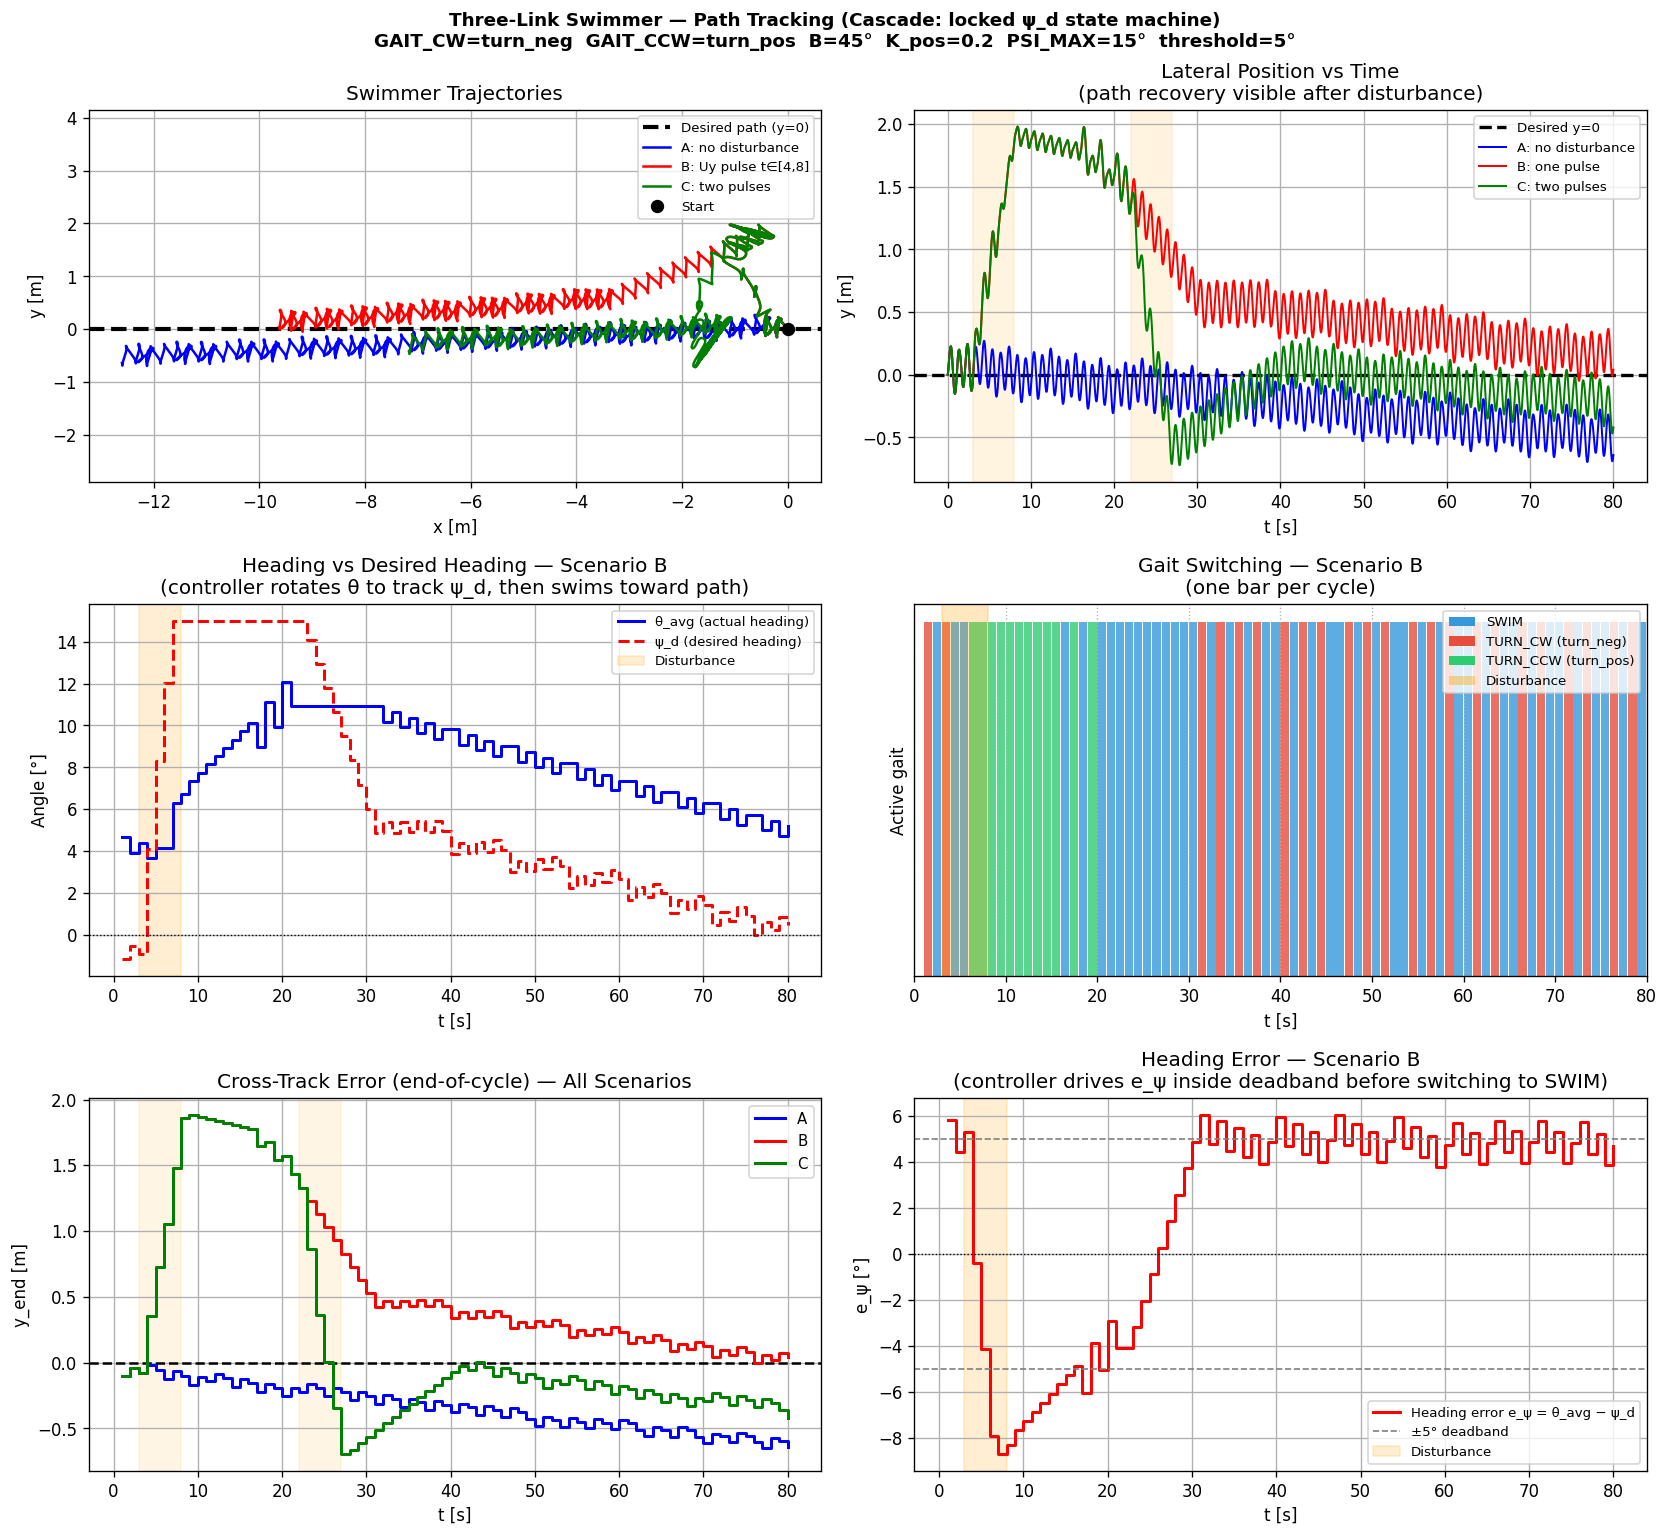

Write Python code to recreate this figure.
"""
Three-Link Swimmer — Path Tracking with Gait Switching
=======================================================

CASCADE CONTROLLER  (corrected architecture)
--------------------------------------------

  y_end  (cross-track error at end of cycle)
      ↓
  Desired heading:   ψ_d = K_pos · y_end      [rad]
      (fish above path → tilt body CCW so swim direction has −y component)
      ↓
  Heading error:     e_ψ = θ_avg − ψ_d
      ↓
  Gait selector:
      e_ψ > +THRESH  →  TURN_CW  gait  (decrease θ)
      e_ψ < −THRESH  →  TURN_CCW gait  (increase θ)
      otherwise      →  SWIM     gait
      ↓
  3-Link Swimmer  (one full gait cycle, then repeat)
      ↑
  Disturbance  (known cross-flow)

Why this works
--------------
Swimming direction in world frame = R_z(θ) @ [−1, 0] = (−cos θ, −sin θ).
When θ > 0 (CCW tilt) the y-component is −sin θ < 0, so the fish swims
toward −y.  A fish above the path (y > 0) therefore needs θ > 0 to point
itself back toward y = 0.

Previous attempt used position → δ directly, which skips heading entirely.
A fish cannot sidestep; it must first rotate its heading, then swim.

Gait library
------------
SWIM:     α₁ = A·sin(ωt),        α₂ = A·sin(ωt + π/2)   symmetric propulsion
TURN_POS: α₁ = +B + A·sin(ωt),   α₂ = +B + A·sin(ωt + π/2)
TURN_NEG: α₁ = −B + A·sin(ωt),   α₂ = −B + A·sin(ωt + π/2)

Diagnostic at startup simulates 3 cycles of each gait and measures
net Δθ.  GAIT_CW / GAIT_CCW are assigned automatically.
"""

from sympy import *
import numpy as np
from scipy.integrate import solve_ivp
import matplotlib.pyplot as plt

# ─────────────────────────────────────────────────────────────────────────────
# 1.  SYMBOLIC VARIABLES
# ─────────────────────────────────────────────────────────────────────────────
t = symbols("t", real=True)
l, m, I_link, c = symbols("l m I c", positive=True, real=True)
U_flow   = symbols("U_flow",   real=True)
U_flow_y = symbols("U_flow_y", real=True)

x     = Function("x")(t)
y     = Function("y")(t)
theta = Function("theta")(t)
a1    = Function("a1")(t)
a2    = Function("a2")(t)

q    = [x, y, theta, a1, a2]
q_dt = [diff(v, t) for v in q]
n    = 5

# ─────────────────────────────────────────────────────────────────────────────
# 2.  SE(3) HELPERS
# ─────────────────────────────────────────────────────────────────────────────
def R_z(ang):
    return Matrix([[cos(ang), -sin(ang), 0],
                   [sin(ang),  cos(ang), 0],
                   [0,         0,        1]])

def make_T(R, p):
    return Matrix([
        [R[0,0], R[0,1], R[0,2], p[0,0]],
        [R[1,0], R[1,1], R[1,2], p[1,0]],
        [R[2,0], R[2,1], R[2,2], p[2,0]],
        [0,      0,      0,      1      ]
    ])

# ─────────────────────────────────────────────────────────────────────────────
# 3.  LINK TRANSFORMS   [Front] --α₁-- [Base] --α₂-- [Tail]
# ─────────────────────────────────────────────────────────────────────────────
T_base  = make_T(R_z(theta), Matrix([[x], [y], [0]]))
T_front = (T_base
           @ make_T(Matrix.eye(3), Matrix([[-l/2], [0], [0]]))
           @ make_T(R_z(a1),       Matrix([[0],    [0], [0]]))
           @ make_T(Matrix.eye(3), Matrix([[-l/2], [0], [0]])))
T_tail  = (T_base
           @ make_T(Matrix.eye(3), Matrix([[l/2], [0], [0]]))
           @ make_T(R_z(a2),       Matrix([[0],   [0], [0]]))
           @ make_T(Matrix.eye(3), Matrix([[l/2], [0], [0]])))

# ─────────────────────────────────────────────────────────────────────────────
# 4.  LINK POSITIONS AND TRANSLATIONAL JACOBIANS
# ─────────────────────────────────────────────────────────────────────────────
r_base  = Matrix([T_base[0, 3],  T_base[1, 3]])
r_front = simplify(Matrix([T_front[0, 3], T_front[1, 3]]))
r_tail  = simplify(Matrix([T_tail[0,  3], T_tail[1,  3]]))

J_base  = r_base.jacobian(q)
J_front = simplify(r_front.jacobian(q))
J_tail  = simplify(r_tail.jacobian(q))

print("── Jacobians ──────────────────────")
print("J_front:"); display(J_front)
print("J_tail:");  display(J_tail)

# ─────────────────────────────────────────────────────────────────────────────
# 5.  KINETIC ENERGY AND MASS MATRIX
# ─────────────────────────────────────────────────────────────────────────────
qd = Matrix(q_dt)

def link_KE(J_v, omega_sym):
    v = J_v @ qd
    return Rational(1,2)*m*(v.T @ v)[0,0] + Rational(1,2)*I_link*omega_sym**2

T_kin = expand(
    link_KE(J_base,  q_dt[2])            +
    link_KE(J_front, q_dt[2] + q_dt[3]) +
    link_KE(J_tail,  q_dt[2] + q_dt[4])
)

M_mat = simplify(Matrix([
    [diff(diff(T_kin, q_dt[i]), q_dt[j]) for j in range(n)]
    for i in range(n)
]))

print("\n── Mass matrix M(q) ────────────────"); display(M_mat)

# ─────────────────────────────────────────────────────────────────────────────
# 6.  CORIOLIS / CENTRIFUGAL VECTOR
# ─────────────────────────────────────────────────────────────────────────────
q_ddt_syms = symbols("xdd ydd thdd a1dd a2dd")
h_vec = Matrix.zeros(n, 1)
for i in range(n):
    dT_i  = diff(T_kin, q_dt[i])
    ddt_i = sum(
        diff(dT_i, q[j])    * q_dt[j] +
        diff(dT_i, q_dt[j]) * q_ddt_syms[j]
        for j in range(n)
    )
    h_vec[i] = simplify(
        ddt_i.subs(dict(zip(q_ddt_syms, [0]*n))) - diff(T_kin, q[i])
    )

print("\n── Coriolis vector h(q,q_dot) ──────"); display(h_vec)

# ─────────────────────────────────────────────────────────────────────────────
# 7.  FLOW FIELD AND GENERALISED HYDRODYNAMIC FORCES
# ─────────────────────────────────────────────────────────────────────────────
def flow_field(px, py):
    return Matrix([U_flow, U_flow_y])

def generalized_drag_force(J_v, r_i):
    vf_i = flow_field(r_i[0], r_i[1])
    vrel = J_v @ qd - vf_i
    return J_v.T @ (-c * vrel)

Q_flow = simplify(
    generalized_drag_force(J_base,  r_base)  +
    generalized_drag_force(J_front, r_front) +
    generalized_drag_force(J_tail,  r_tail)
)

print("\n── Q_flow ──────────────────────────"); display(Q_flow)

# ─────────────────────────────────────────────────────────────────────────────
# 8.  LAMBDIFY
# ─────────────────────────────────────────────────────────────────────────────
params_sym = [l, m, I_link, c, U_flow, U_flow_y]
M_fn  = lambdify([q, params_sym],        M_mat,  "numpy")
h_fn  = lambdify([q, q_dt, params_sym],  h_vec,  "numpy")
Qf_fn = lambdify([q, q_dt, params_sym],  Q_flow, "numpy")

print("\nSymbolic derivation complete.\n")

# ═════════════════════════════════════════════════════════════════════════════
#  NUMERICAL SIMULATION — PATH TRACKING WITH GAIT SWITCHING
# ═════════════════════════════════════════════════════════════════════════════

# ─────────────────────────────────────────────────────────────────────────────
# 9.  PHYSICAL PARAMETERS
# ─────────────────────────────────────────────────────────────────────────────
l_val = 1.0
m_val = 0.1
I_val = m_val * l_val**2 / 12.0
c_val = 1.0

def make_params(Ux=0.0, Uy=0.0):
    return [l_val, m_val, I_val, c_val, Ux, Uy]

# ─────────────────────────────────────────────────────────────────────────────
# 10. GAIT LIBRARY
#
#   Each gait is defined by (delta1, delta2) — the bias angles added
#   to the front and tail joint oscillations.
#
#   SWIM:     symmetric → no net θ change per cycle (propels forward)
#   TURN_POS: both joints biased +B
#   TURN_NEG: both joints biased −B
#
#   Diagnostic (Section 15) measures Δθ per cycle for TURN_POS and TURN_NEG
#   and auto-assigns GAIT_CW (decreasing θ) and GAIT_CCW (increasing θ).
# ─────────────────────────────────────────────────────────────────────────────
W_GAIT  = 2.0 * np.pi       # gait frequency  [rad/s]
PHI_G   = np.pi / 2         # tail–front phase offset
A_GAIT  = np.pi / 4         # oscillation amplitude [rad]
B_TURN  = np.pi / 4         # turning bias magnitude [rad]
T_GAIT  = 2.0 * np.pi / W_GAIT   # cycle period = 1.0 s

GAIT_PARAMS = {
    'swim':     (0.0,    0.0),
    'turn_pos': (+B_TURN, +B_TURN),
    'turn_neg': (-B_TURN, -B_TURN),
}

def gait_kinematics(tv, gait_name):
    """Return (α₁, α₂, α̇₁, α̇₂, α̈₁, α̈₂) for the named gait at time tv."""
    d1, d2 = GAIT_PARAMS[gait_name]
    a1v  = d1 + A_GAIT * np.sin(W_GAIT * tv)
    a2v  = d2 + A_GAIT * np.sin(W_GAIT * tv + PHI_G)
    a1d  =      A_GAIT * W_GAIT    * np.cos(W_GAIT * tv)
    a2d  =      A_GAIT * W_GAIT    * np.cos(W_GAIT * tv + PHI_G)
    a1dd =     -A_GAIT * W_GAIT**2 * np.sin(W_GAIT * tv)
    a2dd =     -A_GAIT * W_GAIT**2 * np.sin(W_GAIT * tv + PHI_G)
    return a1v, a2v, a1d, a2d, a1dd, a2dd

# ─────────────────────────────────────────────────────────────────────────────
# 11. LOW-LEVEL DYNAMICS  (gait held fixed from outside)
# ─────────────────────────────────────────────────────────────────────────────
def dynamics(tv, state, gait_name, Ux, Uy):
    xv, yv, thv, xd, yd, thd = state
    p_vals = make_params(Ux=Ux, Uy=Uy)
    a1v, a2v, a1d, a2d, a1dd, a2dd = gait_kinematics(tv, gait_name)
    qc  = [xv, yv, thv, a1v, a2v]
    qdc = [xd, yd, thd, a1d, a2d]
    M_  = np.array(M_fn(qc, p_vals),       dtype=float)
    h_  = np.array(h_fn(qc, qdc, p_vals),  dtype=float).flatten()
    Qf_ = np.array(Qf_fn(qc, qdc, p_vals), dtype=float).flatten()
    rhs        = Qf_[0:3] - h_[0:3] - M_[0:3, 3:5] @ np.array([a1dd, a2dd])
    q_ddot_pas = np.linalg.solve(M_[0:3, 0:3], rhs)
    return [xd, yd, thd, *q_ddot_pas]

# ─────────────────────────────────────────────────────────────────────────────
# 12. DESIRED PATH AND DESIRED HEADING
#
#   Path: straight line y = 0.
#
#   Swimming direction in world frame:
#     v_swim = R_z(θ) @ [−1, 0] = (−cos θ, −sin θ)
#
#   For the fish to move toward −y (i.e., back to path when above it),
#   we need the y-component of v_swim to be negative:
#     −sin θ < 0  ⟹  sin θ > 0  ⟹  θ > 0  (CCW body rotation)
#
#   Therefore:
#     y_end > 0 (above path)  →  ψ_d > 0  (CCW tilt, positive heading)
#     y_end < 0 (below path)  →  ψ_d < 0  (CW  tilt, negative heading)
#
#   Control law:  ψ_d = K_pos · y_end,  clamped to ±PSI_MAX
#
#   Why no ψ_d locking is needed:
#   With PSI_MAX = 15°, the worst-case target is only 15°.  The disturbance
#   itself rotates the fish body to θ ≈ 15–20°, so after one disturbed cycle
#   θ ≈ ψ_d and the heading error is already within the deadband → SWIM.
#   The fish's positive θ then provides the −y swimming component that drives
#   recovery.  Locking ψ_d at the wrong moment (when y ≈ 0 early in the
#   disturbance) creates a worse bug than it solves.
# ─────────────────────────────────────────────────────────────────────────────
K_POS       = 0.20             # desired heading gain [rad / m]
PSI_MAX     = np.radians(15)   # heading clamp  [rad]
TURN_THRESH = np.radians(5)    # heading deadband [rad]

def desired_heading(y_end):
    """ψ_d [rad]: the body tilt needed to swim back toward y = 0."""
    return float(np.clip(K_POS * y_end, -PSI_MAX, PSI_MAX))

# ─────────────────────────────────────────────────────────────────────────────
# 13. CASCADE PATH-TRACKING CONTROLLER
#
#   Inputs:
#     y_end   : y-position at END of the just-completed cycle  [m]
#     th_avg  : circular mean of θ over the cycle              [rad]
#   Output:
#     label   : 'swim', 'turn_cw', or 'turn_ccw'
#     psi_d   : desired heading this cycle                     [rad]
#     e_psi   : heading error                                  [rad]
#
#   ψ_d is recomputed every cycle from the current y_end.
#   This is stable because PSI_MAX = 15° limits how large ψ_d can grow,
#   preventing the runaway seen with PSI_MAX = 35°.
# ─────────────────────────────────────────────────────────────────────────────
def cascade_controller(y_end, th_avg):
    """
    Step 1: desired heading from cross-track error (clamped to PSI_MAX).
    Step 2: heading error.
    Step 3: turn to correct heading, or swim if already aligned.
    """
    psi_d = desired_heading(y_end)
    e_psi = (th_avg - psi_d + np.pi) % (2.0 * np.pi) - np.pi

    if e_psi > +TURN_THRESH:
        return 'turn_cw',  psi_d, e_psi    # θ too large → decrease it
    elif e_psi < -TURN_THRESH:
        return 'turn_ccw', psi_d, e_psi    # θ too small → increase it
    else:
        return 'swim',     psi_d, e_psi

# ─────────────────────────────────────────────────────────────────────────────
# 15. DISTURBANCE MODEL
# ─────────────────────────────────────────────────────────────────────────────
def get_disturbance(tv, disturbances):
    for t0, t1, Ux, Uy in disturbances:
        if t0 <= tv < t1:
            return Ux, Uy
    return 0.0, 0.0

# ─────────────────────────────────────────────────────────────────────────────
# 16. DIAGNOSTIC — measure Δθ per cycle for each turning gait
#     Auto-assigns GAIT_CW and GAIT_CCW.
# ─────────────────────────────────────────────────────────────────────────────
print("── Gait turning diagnostic (3 cycles from rest, no flow) ───────────")
_dtheta = {}
for _gname in ['swim', 'turn_pos', 'turn_neg']:
    _sv = solve_ivp(
        lambda tv, s, g=_gname: dynamics(tv, s, g, 0.0, 0.0),
        [0.0, 3 * T_GAIT], [0.0] * 6,
        t_eval=np.linspace(0, 3*T_GAIT, 300), rtol=1e-8, atol=1e-8
    )
    _dtheta[_gname] = _sv.y[2, -1]   # net θ after 3 cycles
    _dx = _sv.y[0, -1];  _dy = _sv.y[1, -1]
    print(f"  {_gname:12s}: Δx={_dx:+.4f} m  Δy={_dy:+.4f} m  "
          f"Δθ={np.degrees(_dtheta[_gname]):+.2f}°  (per 3 cycles)")

# Assign CW / CCW based on measured Δθ
if _dtheta['turn_pos'] < _dtheta['turn_neg']:
    GAIT_CW  = 'turn_pos'   # turn_pos decreases θ (CW)
    GAIT_CCW = 'turn_neg'   # turn_neg increases θ (CCW)
else:
    GAIT_CW  = 'turn_neg'
    GAIT_CCW = 'turn_pos'

print(f"\n  → GAIT_CW  = '{GAIT_CW}'  "
      f"(Δθ = {np.degrees(_dtheta[GAIT_CW]/3):+.2f}°/cycle)")
print(f"  → GAIT_CCW = '{GAIT_CCW}'  "
      f"(Δθ = {np.degrees(_dtheta[GAIT_CCW]/3):+.2f}°/cycle)")

# Map abstract labels to real gait names in the controller
def resolve_gait(label):
    if label == 'turn_cw':  return GAIT_CW
    if label == 'turn_ccw': return GAIT_CCW
    return 'swim'

# ─────────────────────────────────────────────────────────────────────────────
# 17. CYCLE-BASED SIMULATION WITH CASCADE CONTROLLER
#
#   Each iteration:
#     1. Integrate one gait cycle with current gait held fixed.
#     2. Read END-OF-CYCLE y and CIRCULAR-MEAN θ (removes fast oscillation).
#     3. Run cascade controller (state-machine) → gait label → resolve name.
#     4. Repeat.
#
# ─────────────────────────────────────────────────────────────────────────────
def simulate(t_end, s0, disturbances, pts_per_cycle=200):
    """
    Returns
    -------
    t_arr   : (N,)  time points
    y_arr   : (6,N) state trajectory
    log     : list of per-cycle dicts with controller internals
    """
    state     = np.array(s0, dtype=float)
    t_now     = 0.0
    gait_now  = 'swim'

    t_segs, y_segs = [], []
    log = []

    while t_now < t_end - 1e-10:
        t_next = min(t_now + T_GAIT, t_end)
        t_seg  = np.linspace(t_now, t_next, pts_per_cycle)
        g_hold = gait_now

        sol = solve_ivp(
            lambda tv, s: dynamics(tv, s, g_hold,
                                   *get_disturbance(tv, disturbances)),
            [t_now, t_next], state,
            t_eval=t_seg, rtol=1e-8, atol=1e-8, method='RK45'
        )

        # Store results (drop last point to avoid duplicate at boundaries)
        t_segs.append(sol.t[:-1])
        y_segs.append(sol.y[:, :-1])

        state = sol.y[:, -1]
        t_now = t_next

        # ── Controller update ─────────────────────────────────────────────
        y_end  = state[1]
        th_avg = float(np.angle(np.mean(np.exp(1j * sol.y[2]))))

        label, psi_d, e_psi = cascade_controller(y_end, th_avg)
        gait_now = resolve_gait(label)

        log.append({
            't':      t_now,
            'y_end':  y_end,
            'th_avg': th_avg,
            'psi_d':  psi_d,
            'e_psi':  e_psi,
            'label':  label,
            'gait':   gait_now,
        })

    # Final point
    t_segs.append(np.array([t_now]))
    y_segs.append(state.reshape(6, 1))

    return (np.concatenate(t_segs),
            np.concatenate(y_segs, axis=1),
            log)

# ─────────────────────────────────────────────────────────────────────────────
# 18. SIMULATIONS
#
#   T_END = 40 s (40 gait cycles).
#   A) No disturbance  — verify SWIM gait maintains y = 0
#   B) One cross-flow pulse   Uy = 0.4 m/s  t ∈ [3, 8]
#   C) Two opposing pulses                    t ∈ [3,8] and [22,27]
#
#   Each scenario runs independently from the same initial state s0.
# ─────────────────────────────────────────────────────────────────────────────
T_END = 40.0
s0    = [0.0] * 6

dist_B = [(3.0, 8.0,  0.0,  0.4)]
dist_C = [(3.0, 8.0,  0.0,  0.4),
          (22.0, 27.0, 0.0, -0.4)]

print("\nScenario A: no disturbance…")
tA, yA, logA = simulate(T_END, s0, [])

print("Scenario B: Uy=0.4 m/s, t∈[3,8] s…")
tB, yB, logB = simulate(T_END, s0, dist_B)

print("Scenario C: two opposing pulses…")
tC, yC, logC = simulate(T_END, s0, dist_C)

print(f"\nFinal y: A={yA[1,-1]:.4f} m  B={yB[1,-1]:.4f} m  C={yC[1,-1]:.4f} m")

# ─────────────────────────────────────────────────────────────────────────────
# 19. EXTRACT PER-CYCLE CONTROLLER DATA
# ─────────────────────────────────────────────────────────────────────────────
def unpack_log(log):
    t      = np.array([d['t']      for d in log])
    y_end  = np.array([d['y_end']  for d in log])
    th_avg = np.array([d['th_avg'] for d in log])
    psi_d  = np.array([d['psi_d']  for d in log])
    e_psi  = np.array([d['e_psi']  for d in log])
    gait   = [d['gait']  for d in log]
    label  = [d['label'] for d in log]
    return t, y_end, th_avg, psi_d, e_psi, gait, label

tA_c, yA_c, thA_c, pdA, epA, gA, lA = unpack_log(logA)
tB_c, yB_c, thB_c, pdB, epB, gB, lB = unpack_log(logB)
tC_c, yC_c, thC_c, pdC, epC, gC, lC = unpack_log(logC)

# Numeric gait code for colour plot
GAIT_CODE = {'swim': 0, GAIT_CW: -1, GAIT_CCW: 1}
gB_num = np.array([GAIT_CODE.get(g, 0) for g in gB])
gC_num = np.array([GAIT_CODE.get(g, 0) for g in gC])

# ─────────────────────────────────────────────────────────────────────────────
# 20. PLOTS
# ─────────────────────────────────────────────────────────────────────────────
fig, axes = plt.subplots(3, 2, figsize=(14, 13))
fig.suptitle(
    "Three-Link Swimmer — Path Tracking (Cascade: locked ψ_d state machine)\n"
    f"GAIT_CW={GAIT_CW}  GAIT_CCW={GAIT_CCW}  "
    f"B={np.degrees(B_TURN):.0f}°  K_pos={K_POS}  PSI_MAX={np.degrees(PSI_MAX):.0f}°  "
    f"threshold={np.degrees(TURN_THRESH):.0f}°",
    fontsize=11, fontweight='bold'
)

# ── Plot 1: XY trajectories ──────────────────────────────────────────────────
ax = axes[0, 0]
x_lo = min(yA[0].min(), yB[0].min(), yC[0].min()) * 1.05 - 0.5
x_hi = max(yA[0].max(), yB[0].max(), yC[0].max()) * 1.05 + 0.5
ax.axhline(0, color='k', ls='--', lw=2.5, label='Desired path (y=0)')
ax.plot(yA[0], yA[1], 'b-',  lw=1.5, label='A: no disturbance')
ax.plot(yB[0], yB[1], 'r-',  lw=1.5, label='B: Uy pulse t∈[4,8]')
ax.plot(yC[0], yC[1], 'g-',  lw=1.5, label='C: two pulses')
ax.plot(0, 0, 'ko', ms=7, zorder=10, label='Start')
ax.set_xlabel('x [m]'); ax.set_ylabel('y [m]')
ax.set_title('Swimmer Trajectories'); ax.legend(fontsize=8)
ax.grid(True); ax.axis('equal')

# ── Plot 2: y-position vs time (all scenarios) ───────────────────────────────
ax = axes[0, 1]
ax.axhline(0, color='k', ls='--', lw=2, label='Desired y=0')
ax.plot(tA, yA[1], 'b-', lw=1.2, label='A: no disturbance')
ax.plot(tB, yB[1], 'r-', lw=1.2, label='B: one pulse')
ax.plot(tC, yC[1], 'g-', lw=1.2, label='C: two pulses')
for t0,t1,_,_ in dist_C:
    ax.axvspan(t0, t1, alpha=0.12, color='orange')
ax.set_xlabel('t [s]'); ax.set_ylabel('y [m]')
ax.set_title('Lateral Position vs Time\n(path recovery visible after disturbance)')
ax.legend(fontsize=8); ax.grid(True)

# ── Plot 3: Heading θ vs desired heading ψ_d (Scenario B) ───────────────────
ax = axes[1, 0]
ax.step(tB_c, np.degrees(thB_c), 'b-', where='post', lw=1.8,
        label='θ_avg (actual heading)')
ax.step(tB_c, np.degrees(pdB),   'r--', where='post', lw=1.8,
        label='ψ_d (desired heading)')
ax.axhline(0, color='k', ls=':', lw=0.8)
for t0,t1,_,_ in dist_B:
    ax.axvspan(t0, t1, alpha=0.18, color='orange', label='Disturbance')
ax.set_xlabel('t [s]'); ax.set_ylabel('Angle [°]')
ax.set_title('Heading vs Desired Heading — Scenario B\n'
             '(controller rotates θ to track ψ_d, then swims toward path)')
ax.legend(fontsize=8); ax.grid(True)

# ── Plot 4: Gait switching (Scenario B) ──────────────────────────────────────
ax = axes[1, 1]
colors_B = ['#e74c3c' if g == GAIT_CW else
            '#2ecc71' if g == GAIT_CCW else
            '#3498db' for g in gB]
ax.bar(tB_c, np.ones(len(tB_c)), width=T_GAIT*0.9,
       color=colors_B, align='edge', alpha=0.8)

from matplotlib.patches import Patch
legend_els = [
    Patch(facecolor='#3498db', label='SWIM'),
    Patch(facecolor='#e74c3c', label=f'TURN_CW ({GAIT_CW})'),
    Patch(facecolor='#2ecc71', label=f'TURN_CCW ({GAIT_CCW})'),
    Patch(facecolor='orange',  alpha=0.4, label='Disturbance'),
]
for t0,t1,_,_ in dist_B:
    ax.axvspan(t0, t1, alpha=0.25, color='orange')
ax.set_xlabel('t [s]'); ax.set_yticks([]); ax.set_ylabel('Active gait')
ax.set_title('Gait Switching — Scenario B\n(one bar per cycle)')
ax.legend(handles=legend_els, fontsize=8, loc='upper right')
ax.set_xlim(0, T_END); ax.grid(axis='x', ls=':')

# ── Plot 5: Cross-track error per cycle (all scenarios) ──────────────────────
ax = axes[2, 0]
ax.axhline(0, color='k', ls='--', lw=1.5)
ax.step(tA_c, yA_c, 'b-', where='post', lw=1.8, label='A')
ax.step(tB_c, yB_c, 'r-', where='post', lw=1.8, label='B')
ax.step(tC_c, yC_c, 'g-', where='post', lw=1.8, label='C')
for t0,t1,_,_ in dist_C:
    ax.axvspan(t0, t1, alpha=0.10, color='orange')
ax.set_xlabel('t [s]'); ax.set_ylabel('y_end [m]')
ax.set_title('Cross-Track Error (end-of-cycle) — All Scenarios')
ax.legend(fontsize=9); ax.grid(True)

# ── Plot 6: Heading error e_ψ (Scenario B) ───────────────────────────────────
ax = axes[2, 1]
ax.step(tB_c, np.degrees(epB), 'r-', where='post', lw=1.8,
        label='Heading error e_ψ = θ_avg − ψ_d')
ax.axhline(+np.degrees(TURN_THRESH), color='gray', ls='--', lw=1,
           label=f'±{np.degrees(TURN_THRESH):.0f}° deadband')
ax.axhline(-np.degrees(TURN_THRESH), color='gray', ls='--', lw=1)
ax.axhline(0, color='k', ls=':', lw=0.8)
for t0,t1,_,_ in dist_B:
    ax.axvspan(t0, t1, alpha=0.18, color='orange', label='Disturbance')
ax.set_xlabel('t [s]'); ax.set_ylabel('e_ψ [°]')
ax.set_title('Heading Error — Scenario B\n'
             '(controller drives e_ψ inside deadband before switching to SWIM)')
ax.legend(fontsize=8); ax.grid(True)

plt.tight_layout()
plt.savefig("path_tracking_gait_switching.png", dpi=120, bbox_inches="tight")
plt.show()
print("\nDone. Plot saved to path_tracking_gait_switching.png")
